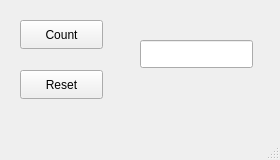
<?xml version="1.0" encoding="UTF-8"?>
<ui version="4.0">
 <class>MainWindow</class>
 <widget class="QMainWindow" name="MainWindow">
  <property name="geometry">
   <rect>
    <x>0</x>
    <y>0</y>
    <width>280</width>
    <height>160</height>
   </rect>
  </property>
  <property name="windowTitle">
   <string>MainWindow</string>
  </property>
  <widget class="QWidget" name="centralwidget">
   <widget class="QPushButton" name="Count">
    <property name="geometry">
     <rect>
      <x>20</x>
      <y>20</y>
      <width>83</width>
      <height>29</height>
     </rect>
    </property>
    <property name="text">
     <string>Count</string>
    </property>
   </widget>
   <widget class="QPushButton" name="Reset">
    <property name="geometry">
     <rect>
      <x>20</x>
      <y>70</y>
      <width>83</width>
      <height>29</height>
     </rect>
    </property>
    <property name="text">
     <string>Reset</string>
    </property>
   </widget>
   <widget class="QLineEdit" name="Tulos">
    <property name="geometry">
     <rect>
      <x>140</x>
      <y>40</y>
      <width>113</width>
      <height>28</height>
     </rect>
    </property>
   </widget>
  </widget>
  <widget class="QMenuBar" name="menubar">
   <property name="geometry">
    <rect>
     <x>0</x>
     <y>0</y>
     <width>280</width>
     <height>25</height>
    </rect>
   </property>
  </widget>
  <widget class="QStatusBar" name="statusbar"/>
 </widget>
 <resources/>
 <connections/>
</ui>
